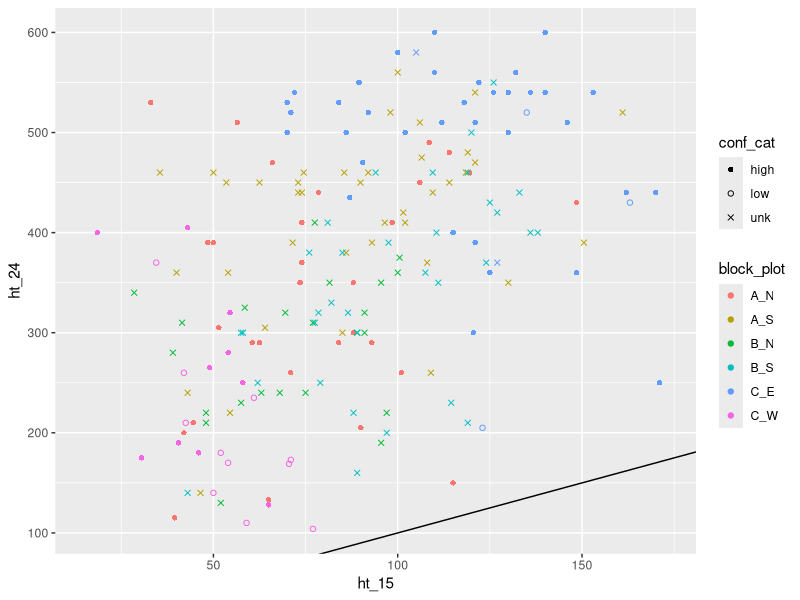
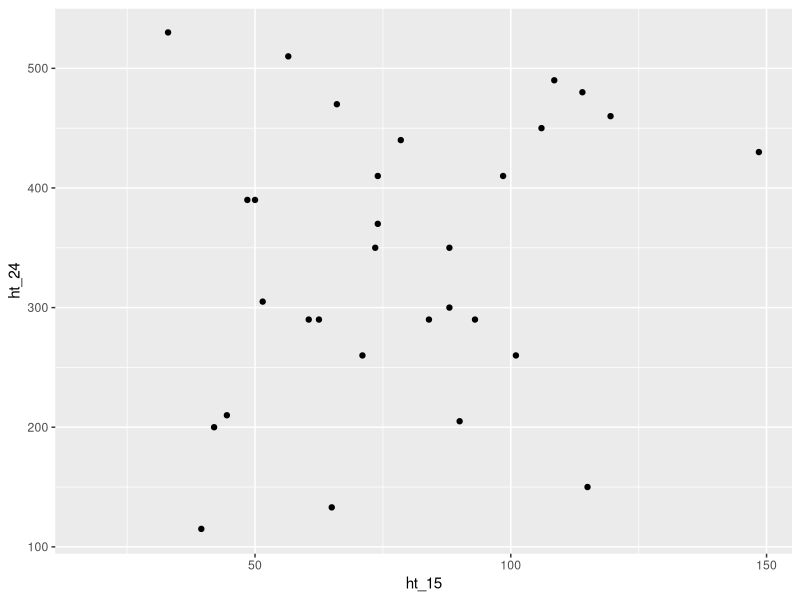
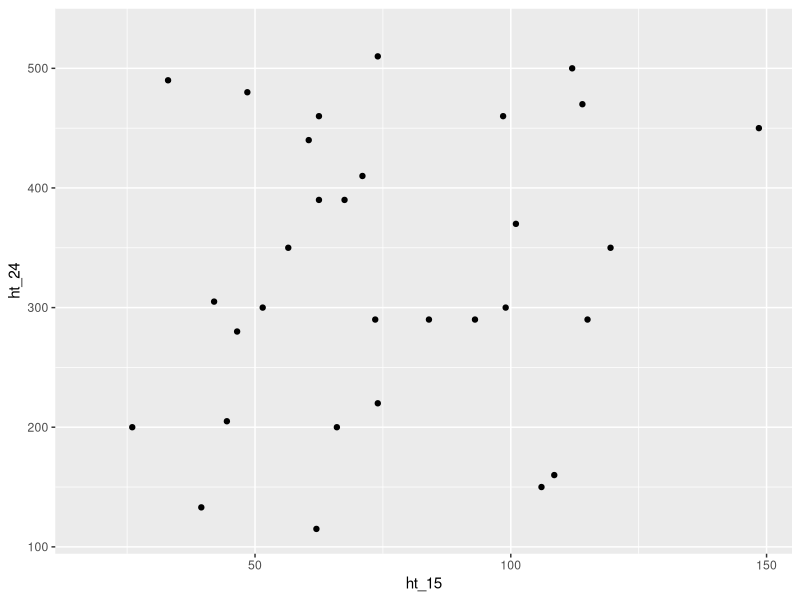
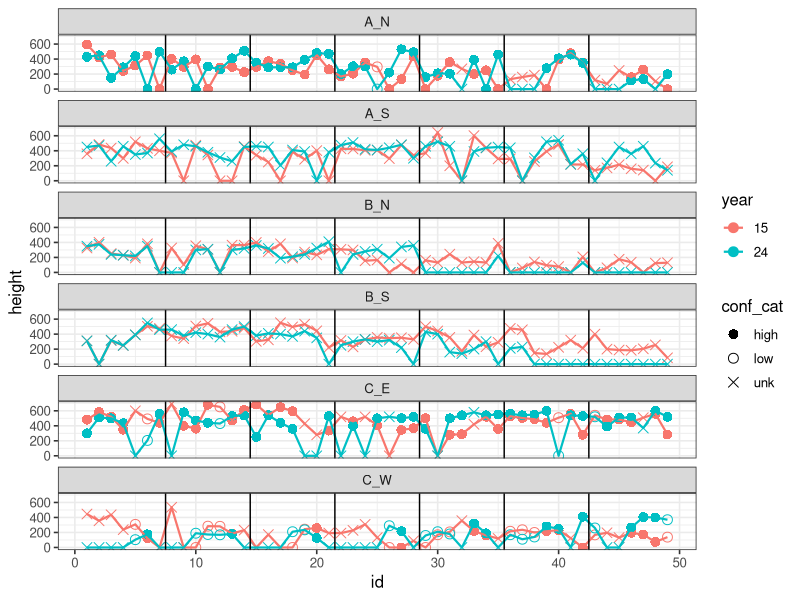

Reproduce these figures in R, in order.
library(tidyverse)
library(readxl)

d1 = read_csv("data/2015.csv")

d2 = read_excel("data/2024.xlsx")


# Filter to focal rows and cols
d1 = d1 |>
  filter(experiment == "BDF") |>
  select(id, block, plot = seedlot, ht_15 = ht.15) |>
  mutate(id = as.numeric(id)) |>
  mutate(ht_15 = as.numeric(ht_15))

d2 = d2 |>
  select(id = Tree,
         block = Block,
         plot = Plot,
         ht_24 = Height,
         conf = Confidence,
         notes = Notes) |>
  mutate(id = as.character(id)) |>
  mutate(id = as.numeric(id)) |>
  mutate(block_plot = paste0(block, "_", plot)) |>
  mutate(conf_cat = case_when(conf == "5" ~ "high",
                              conf %in% c("1", "2", "3") ~ "low",
                              .default = "unk")) |>
  mutate(ht_24 = as.numeric(ht_24))

d = left_join(d1, d2) |>
  mutate(across(c(ht_15, ht_24), as.numeric))


ggplot(d, aes(x = ht_15, y = ht_24, color = block_plot, pch = conf_cat)) +
  geom_point() +
  scale_shape_manual(values=c(16, 1, 4)) +
  geom_abline(slope = 1, intercept = 0)

sum(is.na(d$ht_15) | is.na(d$ht_24))


## When was it missing in 15 but not 24?
d = d |>
  mutate(appeared = is.na(ht_15) & !is.na(ht_24)) |>
  mutate(missing_15 = ifelse(is.na(ht_15), "missing", "")) |>
  mutate(missing_24 = ifelse(is.na(ht_24), "missing", "")) |>
  mutate(problem = ifelse(appeared, "appeared", ""))


## Test cor in AN if d2 ID is shifted

# Initial cor
d_unshift = d |>
  filter(block_plot == "A_N")
cor(d_unshift$ht_15, d_unshift$ht_24, use = "complete.obs")
ggplot(d_unshift, aes(x = ht_15, y = ht_24)) +
  geom_point()

# Shifted cor
d1_shift = d1 |>
  mutate(id = id + 1)
d_shift = left_join(d1_shift, d2) |>
  mutate(across(c(ht_15, ht_24), as.numeric)) |>
  filter(block_plot == "A_N")
cor(d_shift$ht_15, d_shift$ht_24, use = "complete.obs")
ggplot(d_shift, aes(x = ht_15, y = ht_24)) +
  geom_point()
# Doesn't help


## Tree ring type figure

# NA (missing) heights to 0
d2 = d |>
  mutate(across(c(ht_15, ht_24), ~ifelse(is.na(.x), 0, .x)))

# Long form
d2 = d2 |>
  pivot_longer(cols = c(ht_15, ht_24), values_to = "height",
               names_to = "year") |>
  mutate(year = str_sub(year, 4, 5))

# Double the yr_15 ht so it sivually aligns
d2[d2$year == "15", "height"] = 4 * d2[d2$year == "15", "height"] 



p = ggplot(d2, aes(y = height, x = id, color = year)) +
  geom_point(aes(shape = conf_cat), size = 3) +
  geom_line(linewidth = 0.75) +
  facet_wrap(~block_plot, ncol = 1) +
  geom_vline(xintercept = c(7.5, 14.5, 21.5, 28.5, 35.5, 42.5)) +
  scale_shape_manual(values=c(16, 1, 4)) +
  theme_bw(12)

png("figures/series-comp.png", width = 1600, height = 1200, res = 150)
p
dev.off()

